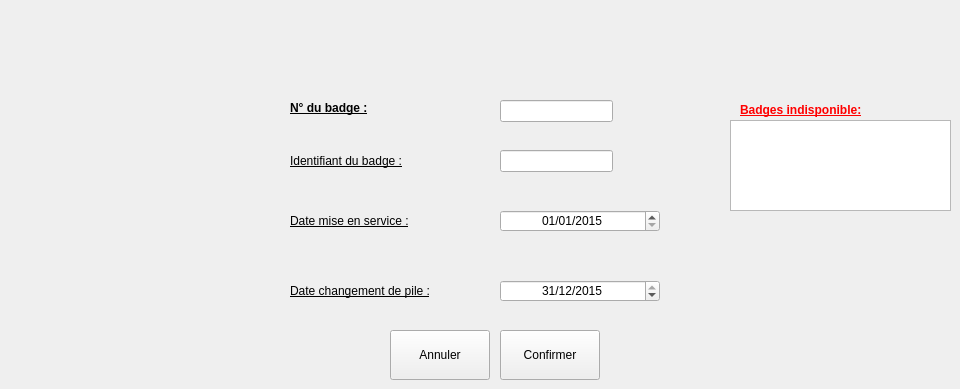
      <widget class="QWidget" name="tab_7">
       <attribute name="title">
        <string>Ajouter un nouveau badge...</string>
       </attribute>
       <widget class="QLabel" name="label_143">
        <property name="geometry">
         <rect>
          <x>740</x>
          <y>100</y>
          <width>161</width>
          <height>21</height>
         </rect>
        </property>
        <property name="font">
         <font>
          <weight>75</weight>
          <bold>true</bold>
          <underline>true</underline>
         </font>
        </property>
        <property name="text">
         <string>&lt;font color='red'&gt;Badges indisponible:&lt;/font&gt;</string>
        </property>
       </widget>
       <widget class="QLabel" name="label_247">
        <property name="geometry">
         <rect>
          <x>290</x>
          <y>100</y>
          <width>101</width>
          <height>16</height>
         </rect>
        </property>
        <property name="font">
         <font>
          <weight>75</weight>
          <bold>true</bold>
          <underline>true</underline>
         </font>
        </property>
        <property name="text">
         <string>N° du badge :</string>
        </property>
       </widget>
       <widget class="QLineEdit" name="LeBadgecreer">
        <property name="geometry">
         <rect>
          <x>500</x>
          <y>100</y>
          <width>113</width>
          <height>22</height>
         </rect>
        </property>
       </widget>
       <widget class="QTextEdit" name="txtBadgeInfo">
        <property name="geometry">
         <rect>
          <x>730</x>
          <y>120</y>
          <width>221</width>
          <height>91</height>
         </rect>
        </property>
       </widget>
       <widget class="QPushButton" name="pbAnnulerCreer">
        <property name="geometry">
         <rect>
          <x>390</x>
          <y>330</y>
          <width>100</width>
          <height>50</height>
         </rect>
        </property>
        <property name="text">
         <string>Annuler</string>
        </property>
       </widget>
       <widget class="QPushButton" name="pbConfirmerCreer">
        <property name="geometry">
         <rect>
          <x>500</x>
          <y>330</y>
          <width>100</width>
          <height>50</height>
         </rect>
        </property>
        <property name="text">
         <string>Confirmer</string>
        </property>
       </widget>
       <widget class="QLineEdit" name="LeidBadgeCreer">
        <property name="geometry">
         <rect>
          <x>500</x>
          <y>150</y>
          <width>113</width>
          <height>22</height>
         </rect>
        </property>
       </widget>
       <widget class="QDateEdit" name="datePile">
        <property name="geometry">
         <rect>
          <x>500</x>
          <y>280</y>
          <width>160</width>
          <height>22</height>
         </rect>
        </property>
        <property name="alignment">
         <set>Qt::AlignCenter</set>
        </property>
        <property name="date">
         <date>
          <year>2015</year>
          <month>12</month>
          <day>31</day>
         </date>
        </property>
        <property name="displayFormat">
         <string>dd/MM/yyyy</string>
        </property>
       </widget>
       <widget class="QDateEdit" name="dateMiseService">
        <property name="geometry">
         <rect>
          <x>500</x>
          <y>210</y>
          <width>160</width>
          <height>22</height>
         </rect>
        </property>
        <property name="alignment">
         <set>Qt::AlignCenter</set>
        </property>
        <property name="date">
         <date>
          <year>2015</year>
          <month>1</month>
          <day>1</day>
         </date>
        </property>
        <property name="displayFormat">
         <string>dd/MM/yyyy</string>
        </property>
       </widget>
       <widget class="QLabel" name="label_18">
        <property name="geometry">
         <rect>
          <x>290</x>
          <y>150</y>
          <width>151</width>
          <height>21</height>
         </rect>
        </property>
        <property name="font">
         <font>
          <weight>50</weight>
          <bold>false</bold>
          <underline>true</underline>
         </font>
        </property>
        <property name="text">
         <string>Identifiant du badge :</string>
        </property>
       </widget>
       <widget class="QLabel" name="label_149">
        <property name="geometry">
         <rect>
          <x>290</x>
          <y>210</y>
          <width>161</width>
          <height>21</height>
         </rect>
        </property>
        <property name="font">
         <font>
          <weight>50</weight>
          <bold>false</bold>
          <underline>true</underline>
         </font>
        </property>
        <property name="text">
         <string>Date mise en service :</string>
        </property>
       </widget>
       <widget class="QLabel" name="label_151">
        <property name="geometry">
         <rect>
          <x>290</x>
          <y>280</y>
          <width>191</width>
          <height>21</height>
         </rect>
        </property>
        <property name="font">
         <font>
          <weight>50</weight>
          <bold>false</bold>
          <underline>true</underline>
         </font>
        </property>
        <property name="text">
         <string>Date changement de pile :</string>
        </property>
       </widget>
       <widget class="QLabel" name="label_40">
        <property name="geometry">
         <rect>
          <x>40</x>
          <y>20</y>
          <width>51</width>
          <height>61</height>
         </rect>
        </property>
        <property name="text">
         <string/>
        </property>
        <property name="pixmap">
         <pixmap>../../../../../../opt/SuPer_2015/Projet_SuPer/ressources/new.png</pixmap>
        </property>
       </widget>
      </widget>
